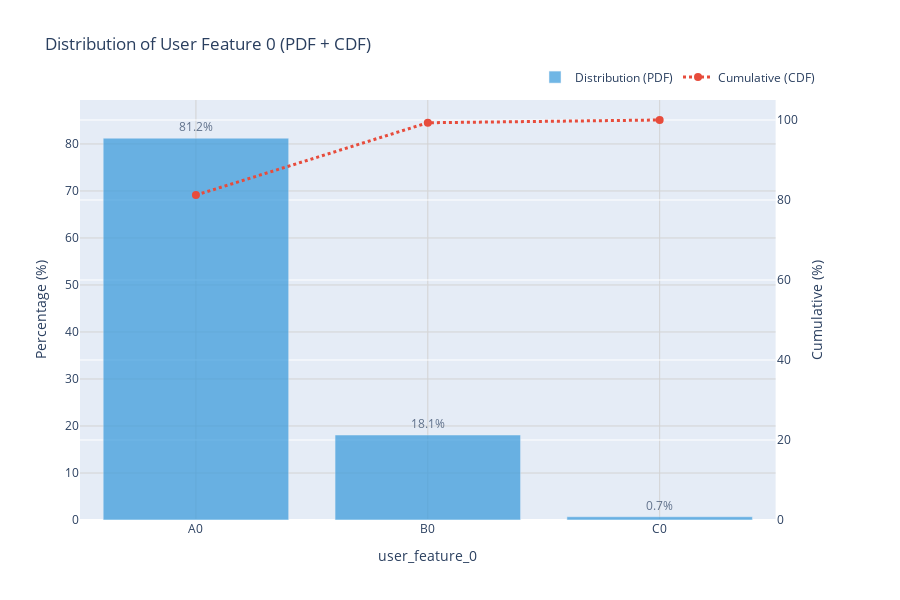
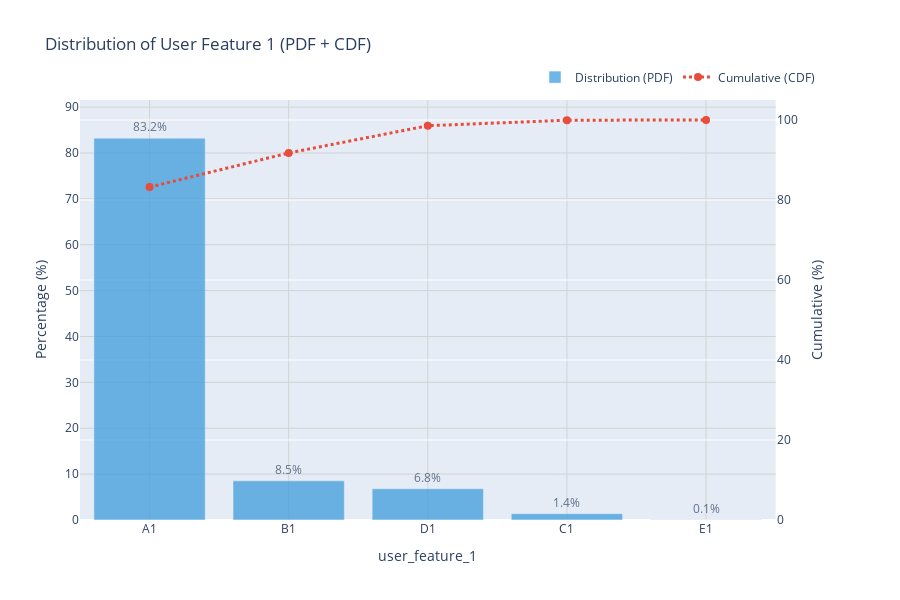
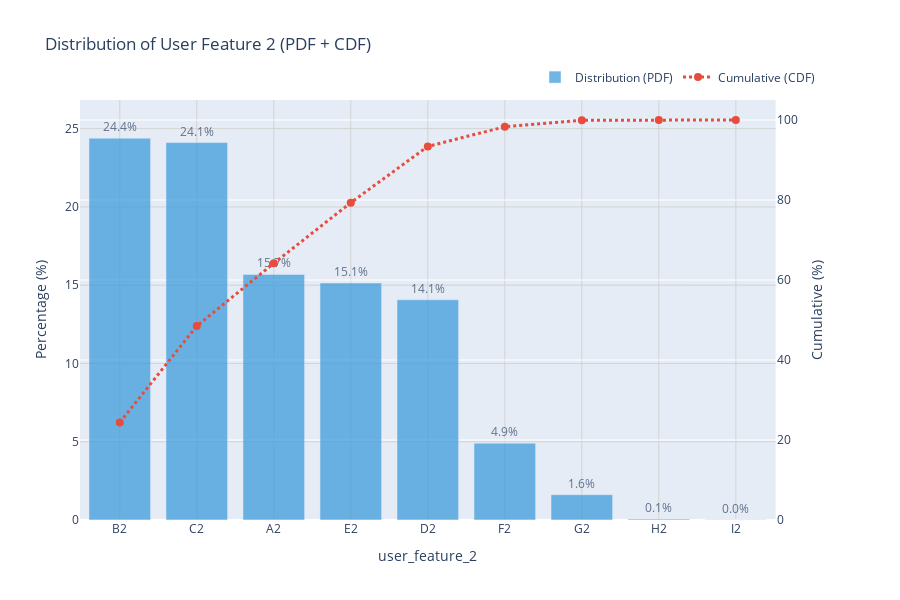
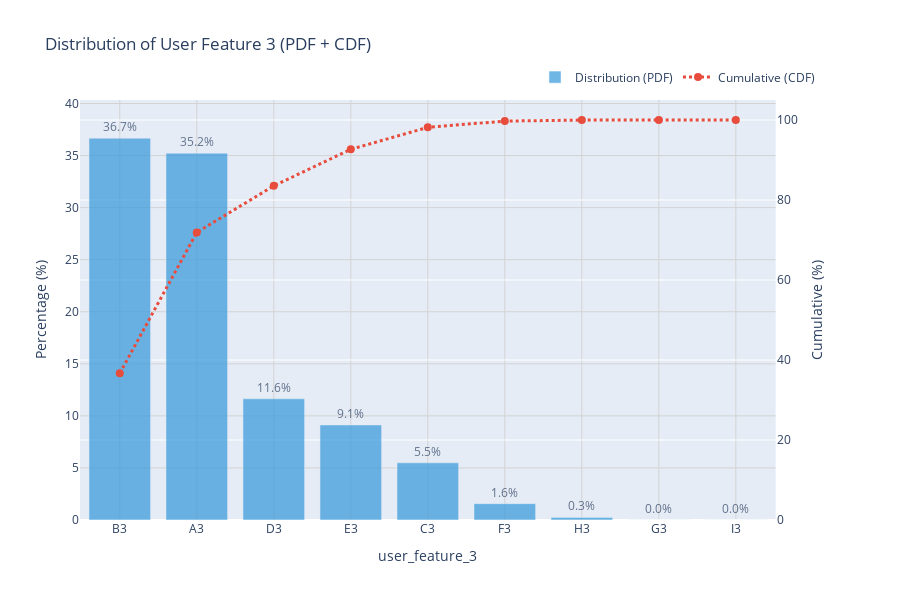

Source (notebook cell) for these figures, in order:
### Code cell
# Loop through all user features and create distribution plots
for feature_col in user_feature_cols:
    # Extract feature number for the title
    feature_num = feature_col.split('_')[-1]
    
    fig = plot_distribution_with_cdf(
        data=log_df_readable,
        column_name=feature_col,
        title=f'Distribution of User Feature {feature_num} (PDF + CDF)',
        height=600,
        sort_by='count'  # Sort by count (descending)
    )
    fig.show()

### Figure 1 — Plotly figure (JSON) as saved in the notebook; plotly's stock layout.template omitted (floating-point values rounded to 4 significant figures)
{"data": [{"customdata": [[8123], [1808], [69]], "hovertemplate": "<b>%{x}</b><br>Count: %{customdata[0]:,}<br>Percentage: %{y:.2f}%<br><extra></extra>", "marker": {"color": "#3498db"}, "name": "Distribution (PDF)", "opacity": 0.7, "text": [81.23, 18.08, 0.69], "textposition": "outside", "texttemplate": "%{text:.1f}%", "type": "bar", "x": ["A0", "B0", "C0"], "xaxis": "x", "y": [81.23, 18.08, 0.69], "yaxis": "y"}, {"hovertemplate": "<b>%{x}</b><br>Cumulative: %{y:.2f}%<br><extra></extra>", "line": {"color": "#e74c3c", "dash": "dot", "width": 3}, "marker": {"size": 8, "symbol": "circle"}, "mode": "lines+markers", "name": "Cumulative (CDF)", "type": "scatter", "x": ["A0", "B0", "C0"], "xaxis": "x", "y": [81.23, 99.31, 100.0], "yaxis": "y2"}], "layout": {"height": 600, "hovermode": "x unified", "legend": {"orientation": "h", "x": 1, "xanchor": "right", "y": 1.02, "yanchor": "bottom"}, "showlegend": true, "title": {"text": "Distribution of User Feature 0 (PDF + CDF)"}, "xaxis": {"anchor": "y", "domain": [0, 0.94], "gridcolor": "lightgray", "gridwidth": 1, "showgrid": true, "title": {"text": "user_feature_0"}}, "yaxis": {"anchor": "x", "domain": [0, 1], "gridcolor": "lightgray", "gridwidth": 1, "range": [0, 89.35], "showgrid": true, "title": {"text": "Percentage (%)"}}, "yaxis2": {"anchor": "x", "overlaying": "y", "range": [0, 105], "side": "right", "title": {"text": "Cumulative (%)"}}}}

### Figure 2 — Plotly figure (JSON) as saved in the notebook; plotly's stock layout.template omitted (floating-point values rounded to 4 significant figures)
{"data": [{"customdata": [[8322], [854], [681], [138], [5]], "hovertemplate": "<b>%{x}</b><br>Count: %{customdata[0]:,}<br>Percentage: %{y:.2f}%<br><extra></extra>", "marker": {"color": "#3498db"}, "name": "Distribution (PDF)", "opacity": 0.7, "text": [83.22, 8.54, 6.81, 1.38, 0.05], "textposition": "outside", "texttemplate": "%{text:.1f}%", "type": "bar", "x": ["A1", "B1", "D1", "C1", "E1"], "xaxis": "x", "y": [83.22, 8.54, 6.81, 1.38, 0.05], "yaxis": "y"}, {"hovertemplate": "<b>%{x}</b><br>Cumulative: %{y:.2f}%<br><extra></extra>", "line": {"color": "#e74c3c", "dash": "dot", "width": 3}, "marker": {"size": 8, "symbol": "circle"}, "mode": "lines+markers", "name": "Cumulative (CDF)", "type": "scatter", "x": ["A1", "B1", "D1", "C1", "E1"], "xaxis": "x", "y": [83.22, 91.76, 98.57, 99.95, 100.0], "yaxis": "y2"}], "layout": {"height": 600, "hovermode": "x unified", "legend": {"orientation": "h", "x": 1, "xanchor": "right", "y": 1.02, "yanchor": "bottom"}, "showlegend": true, "title": {"text": "Distribution of User Feature 1 (PDF + CDF)"}, "xaxis": {"anchor": "y", "domain": [0, 0.94], "gridcolor": "lightgray", "gridwidth": 1, "showgrid": true, "title": {"text": "user_feature_1"}}, "yaxis": {"anchor": "x", "domain": [0, 1], "gridcolor": "lightgray", "gridwidth": 1, "range": [0, 91.54], "showgrid": true, "title": {"text": "Percentage (%)"}}, "yaxis2": {"anchor": "x", "overlaying": "y", "range": [0, 105], "side": "right", "title": {"text": "Cumulative (%)"}}}}

### Figure 3 — Plotly figure (JSON) as saved in the notebook; plotly's stock layout.template omitted (floating-point values rounded to 4 significant figures)
{"data": [{"customdata": [[2439], [2411], [1569], [1514], [1407], [491], [162], [6], [1]], "hovertemplate": "<b>%{x}</b><br>Count: %{customdata[0]:,}<br>Percentage: %{y:.2f}%<br><extra></extra>", "marker": {"color": "#3498db"}, "name": "Distribution (PDF)", "opacity": 0.7, "text": [24.39, 24.11, 15.69, 15.14, 14.07, 4.91, 1.62, 0.06, 0.01], "textposition": "outside", "texttemplate": "%{text:.1f}%", "type": "bar", "x": ["B2", "C2", "A2", "E2", "D2", "F2", "G2", "H2", "I2"], "xaxis": "x", "y": [24.39, 24.11, 15.69, 15.14, 14.07, 4.91, 1.62, 0.06, 0.01], "yaxis": "y"}, {"hovertemplate": "<b>%{x}</b><br>Cumulative: %{y:.2f}%<br><extra></extra>", "line": {"color": "#e74c3c", "dash": "dot", "width": 3}, "marker": {"size": 8, "symbol": "circle"}, "mode": "lines+markers", "name": "Cumulative (CDF)", "type": "scatter", "x": ["B2", "C2", "A2", "E2", "D2", "F2", "G2", "H2", "I2"], "xaxis": "x", "y": [24.39, 48.5, 64.19, 79.33, 93.4, 98.31, 99.93, 99.99, 100.0], "yaxis": "y2"}], "layout": {"height": 600, "hovermode": "x unified", "legend": {"orientation": "h", "x": 1, "xanchor": "right", "y": 1.02, "yanchor": "bottom"}, "showlegend": true, "title": {"text": "Distribution of User Feature 2 (PDF + CDF)"}, "xaxis": {"anchor": "y", "domain": [0, 0.94], "gridcolor": "lightgray", "gridwidth": 1, "showgrid": true, "title": {"text": "user_feature_2"}}, "yaxis": {"anchor": "x", "domain": [0, 1], "gridcolor": "lightgray", "gridwidth": 1, "range": [0, 26.83], "showgrid": true, "title": {"text": "Percentage (%)"}}, "yaxis2": {"anchor": "x", "overlaying": "y", "range": [0, 105], "side": "right", "title": {"text": "Cumulative (%)"}}}}

### Figure 4 — Plotly figure (JSON) as saved in the notebook; plotly's stock layout.template omitted (floating-point values rounded to 4 significant figures)
{"data": [{"customdata": [[3667], [3523], [1164], [913], [549], [157], [25], [1], [1]], "hovertemplate": "<b>%{x}</b><br>Count: %{customdata[0]:,}<br>Percentage: %{y:.2f}%<br><extra></extra>", "marker": {"color": "#3498db"}, "name": "Distribution (PDF)", "opacity": 0.7, "text": [36.67, 35.23, 11.64, 9.13, 5.49, 1.57, 0.25, 0.01, 0.01], "textposition": "outside", "texttemplate": "%{text:.1f}%", "type": "bar", "x": ["B3", "A3", "D3", "E3", "C3", "F3", "H3", "G3", "I3"], "xaxis": "x", "y": [36.67, 35.23, 11.64, 9.13, 5.49, 1.57, 0.25, 0.01, 0.01], "yaxis": "y"}, {"hovertemplate": "<b>%{x}</b><br>Cumulative: %{y:.2f}%<br><extra></extra>", "line": {"color": "#e74c3c", "dash": "dot", "width": 3}, "marker": {"size": 8, "symbol": "circle"}, "mode": "lines+markers", "name": "Cumulative (CDF)", "type": "scatter", "x": ["B3", "A3", "D3", "E3", "C3", "F3", "H3", "G3", "I3"], "xaxis": "x", "y": [36.67, 71.9, 83.54, 92.67, 98.16, 99.73, 99.98, 99.99, 100.0], "yaxis": "y2"}], "layout": {"height": 600, "hovermode": "x unified", "legend": {"orientation": "h", "x": 1, "xanchor": "right", "y": 1.02, "yanchor": "bottom"}, "showlegend": true, "title": {"text": "Distribution of User Feature 3 (PDF + CDF)"}, "xaxis": {"anchor": "y", "domain": [0, 0.94], "gridcolor": "lightgray", "gridwidth": 1, "showgrid": true, "title": {"text": "user_feature_3"}}, "yaxis": {"anchor": "x", "domain": [0, 1], "gridcolor": "lightgray", "gridwidth": 1, "range": [0, 40.34], "showgrid": true, "title": {"text": "Percentage (%)"}}, "yaxis2": {"anchor": "x", "overlaying": "y", "range": [0, 105], "side": "right", "title": {"text": "Cumulative (%)"}}}}
